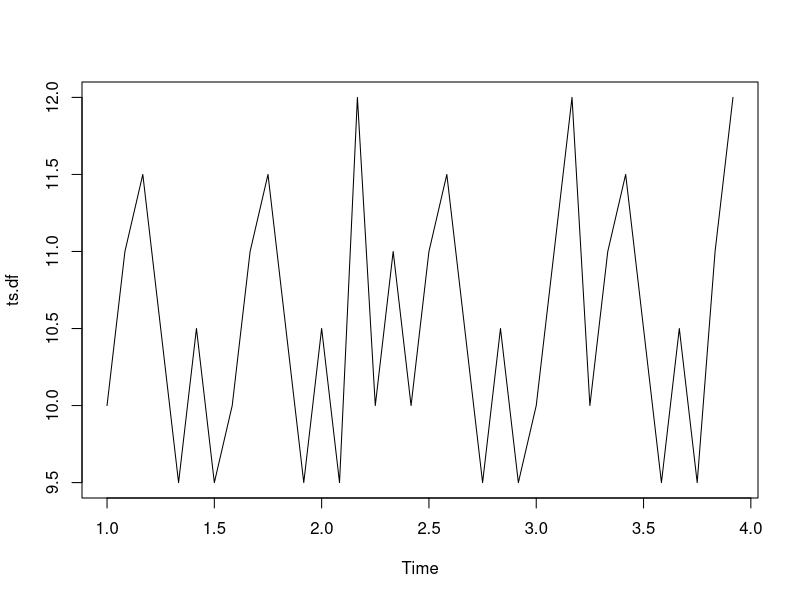
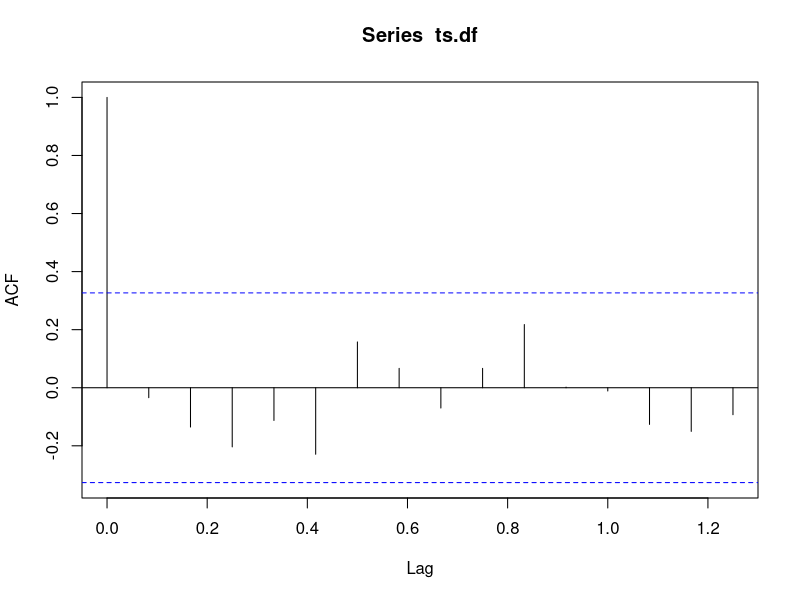
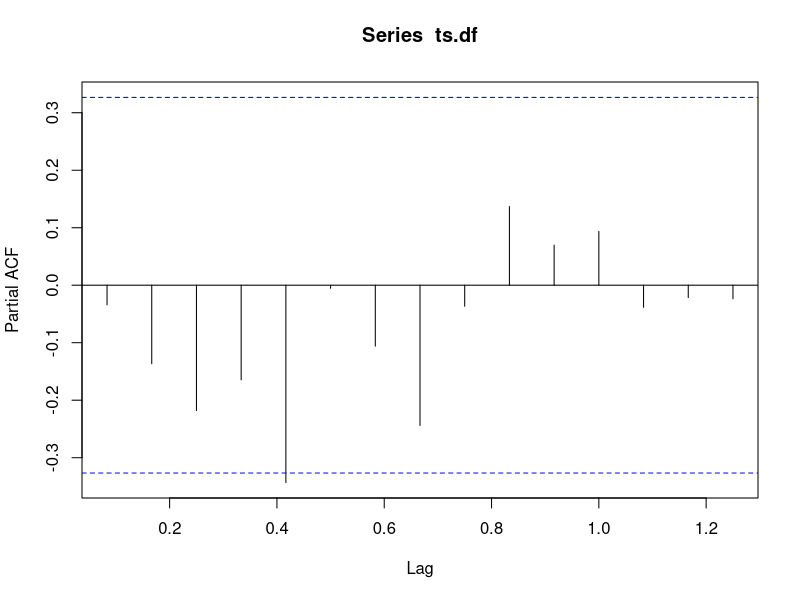
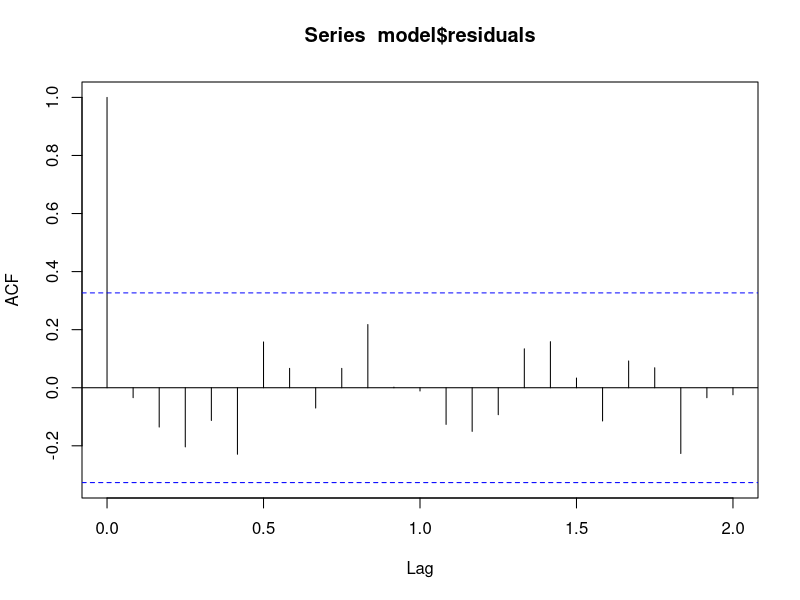
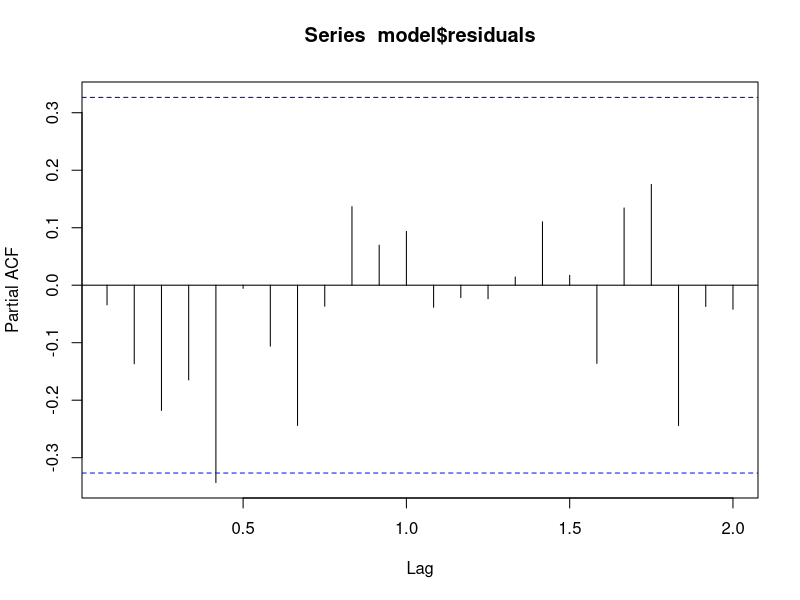
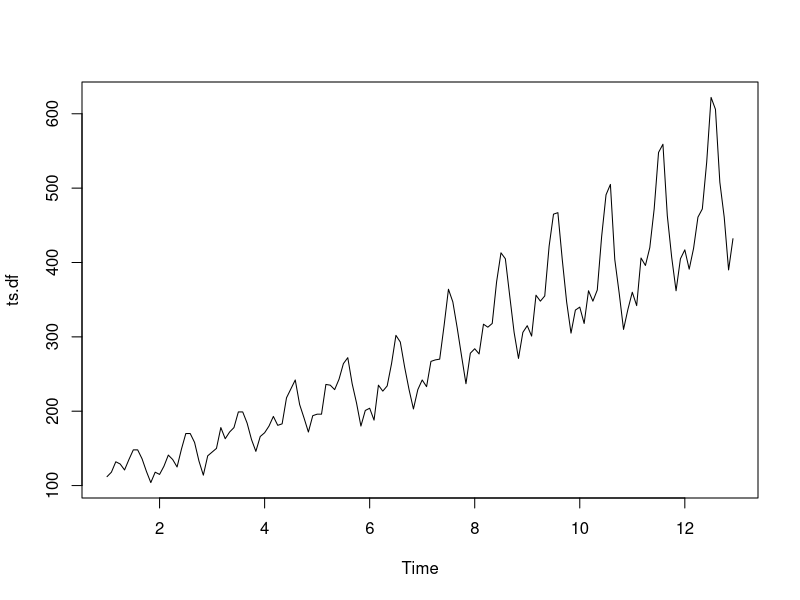
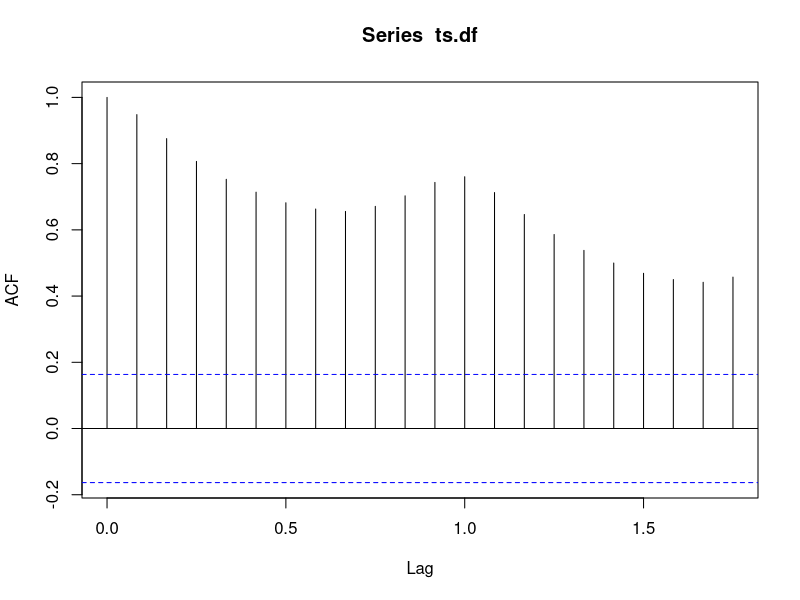
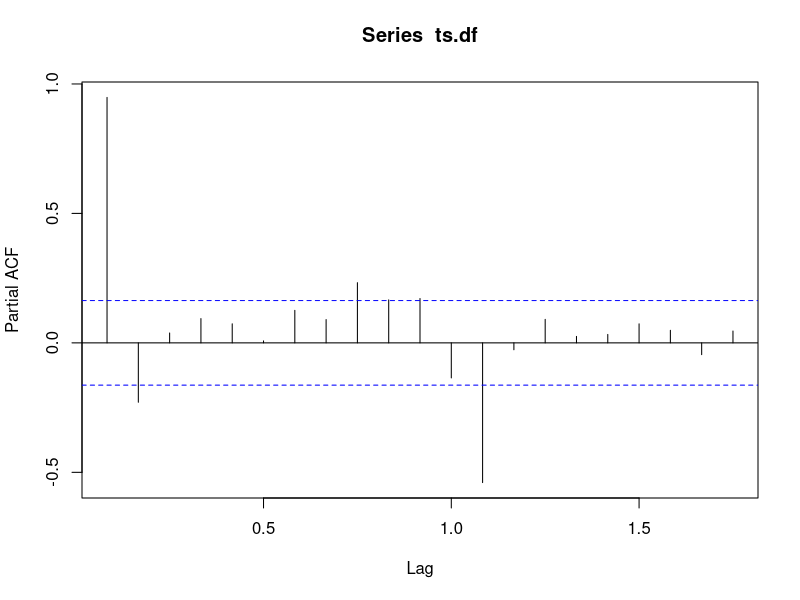

Write the R code that produced these figures, in order.
df<-data.frame(a=c(1:36),b=c(10,
                             11,
                             11.5,
                             10.5,
                             9.5,
                             10.5,
                             9.5,
                             10,
                             11,
                             11.5,
                             10.5,
                             9.5,
                             10.5,
                             9.5,
                             12,
                             10,
                             11,
                             10,
                             11,
                             11.5,
                             10.5,
                             9.5,
                             10.5,
                             9.5,
                             10,
                             11,
                             12,
                             10,
                             11,
                             11.5,
                             10.5,
                             9.5,
                             10.5,
                             9.5,
                             11,
                             12
))
df
ts.df<-ts(df$b,frequency = 12)
plot(ts.df)
acf(ts.df)
pacf(ts.df)

library(forecast)
model<-auto.arima(ts.df)
model
acf(model$residuals, lag.max=24)
pacf(model$residuals, lag.max=24)
###################################################################
#######Nonstationery

df<-data.frame(a=c(1:144),b=c(112,
                              118,
                              132,
                              129,
                              121,
                              135,
                              148,
                              148,
                              136,
                              119,
                              104,
                              118,
                              115,
                              126,
                              141,
                              135,
                              125,
                              149,
                              170,
                              170,
                              158,
                              133,
                              114,
                              140,
                              145,
                              150,
                              178,
                              163,
                              172,
                              178,
                              199,
                              199,
                              184,
                              162,
                              146,
                              166,
                              171,
                              180,
                              193,
                              181,
                              183,
                              218,
                              230,
                              242,
                              209,
                              191,
                              172,
                              194,
                              196,
                              196,
                              236,
                              235,
                              229,
                              243,
                              264,
                              272,
                              237,
                              211,
                              180,
                              201,
                              204,
                              188,
                              235,
                              227,
                              234,
                              264,
                              302,
                              293,
                              259,
                              229,
                              203,
                              229,
                              242,
                              233,
                              267,
                              269,
                              270,
                              315,
                              364,
                              347,
                              312,
                              274,
                              237,
                              278,
                              284,
                              277,
                              317,
                              313,
                              318,
                              374,
                              413,
                              405,
                              355,
                              306,
                              271,
                              306,
                              315,
                              301,
                              356,
                              348,
                              355,
                              422,
                              465,
                              467,
                              404,
                              347,
                              305,
                              336,
                              340,
                              318,
                              362,
                              348,
                              363,
                              435,
                              491,
                              505,
                              404,
                              359,
                              310,
                              337,
                              360,
                              342,
                              406,
                              396,
                              420,
                              472,
                              548,
                              559,
                              463,
                              407,
                              362,
                              405,
                              417,
                              391,
                              419,
                              461,
                              472,
                              535,
                              622,
                              606,
                              508,
                              461,
                              390,
                              432
                              
))
df
ts.df<-ts(df$b,frequency = 12)
plot(ts.df)
acf(ts.df)
pacf(ts.df)

library(forecast)
model<-auto.arima(ts.df)
acf(diff(ts.df))

model


acf(model$residuals, lag.max=24)
pacf(model$residuals, lag.max=24)

